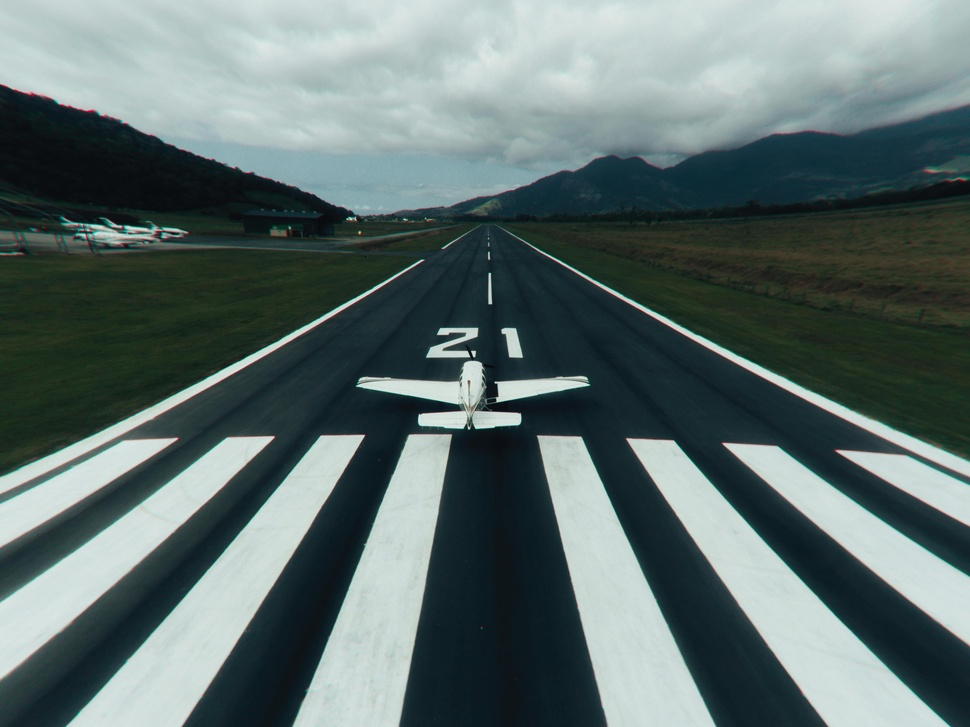
#> input picture a1.jpg, 970 x 727 px, shrunk from 3992 x 2992 before the run
$ python odev2a.py
#> lines starting #> are read from the running program, lines starting #| are printed output that depends on the picture; after the words box and inside, x2 and y2 are one past the last pixel; in counts of white or black regions, pixels touching at a corner belong together
import cv2
import numpy as np
import matplotlib.pyplot as plt

# Görüntüyü yükle
image = cv2.imread('a1.jpg')
#> image is the input picture: shape (727, 970, 3); mean B, G, R 109.2, 110.3, 94.2

# Gri tonlamalı görüntüye dönüştür
gray = cv2.cvtColor(image, cv2.COLOR_BGR2GRAY)
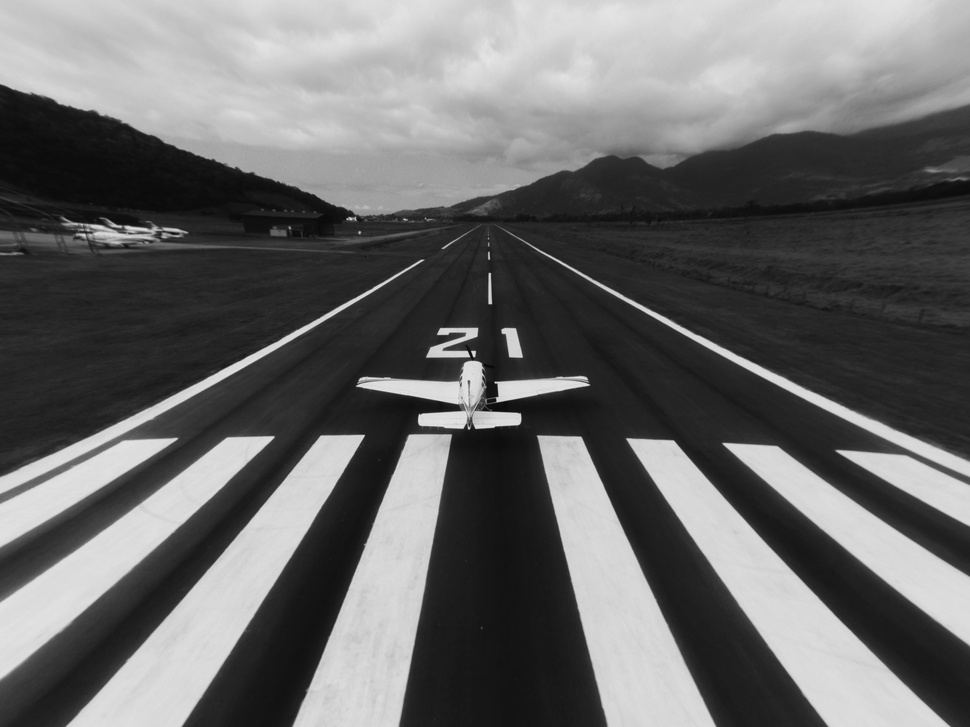
#> gray: shape (727, 970); min 6, max 233, mean 105.3

# Kenar tespiti için Canny algoritmasını uygula
edges = cv2.Canny(gray, 50, 150)
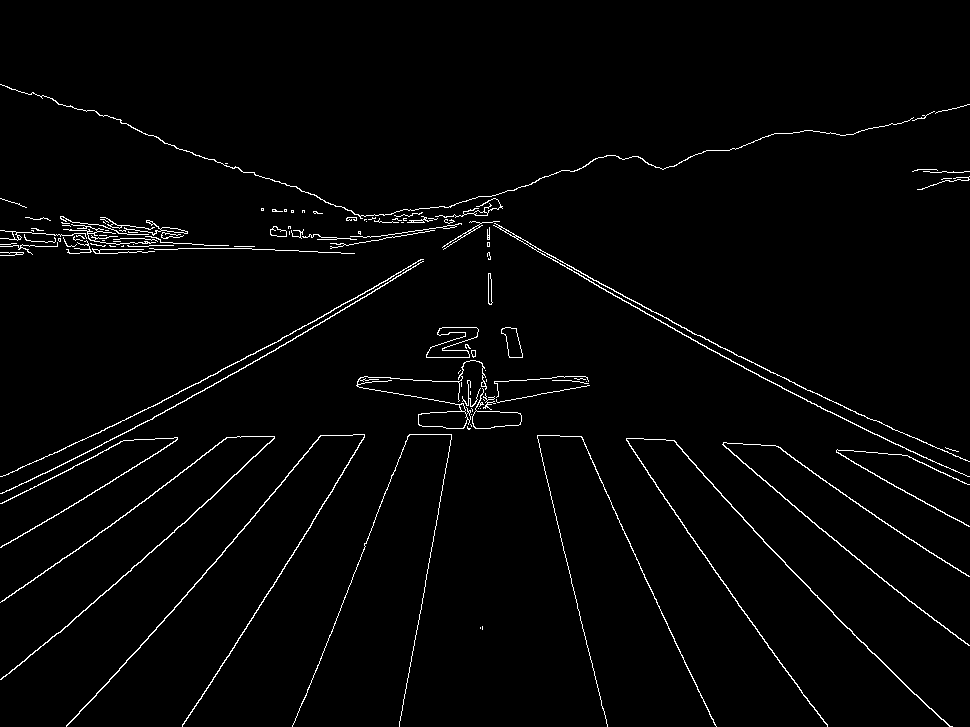
#> edges: shape (727, 970); 2.1% white in thin lines or dots, all inside (x1, y1, x2, y2) = (0, 84, 970, 727)

    # Gürültüyü azaltmak için Gaussian blur uygula
blurred = cv2.GaussianBlur(gray, (5, 5), 0)


# Hough Çizgi Dönüşümü ile çizgileri tespit et
lines = cv2.HoughLinesP(edges, rho=2, theta=np.pi/180, threshold=90, minLineLength=150, maxLineGap=30)
#> lines = 29 rows, first 6: [118, 671, 285, 479], [574, 272, 794, 394], [198, 383, 490, 222], [554, 512, 607, 726], [456, 203, 694, 334], [795, 384, 968, 461]


# Tespit edilen çizgileri görüntü üzerine çiz
for line in lines:
    x1, y1, x2, y2 = line[0]
    cv2.line(image, (x1, y1), (x2, y2), (0, 0, 255), 3)
#> this loop made 29 passes
#> (x1, y1, x2, y2) on passes 1 to 12: (118, 671, 285, 479), (574, 272, 794, 394), (198, 383, 490, 222), (554, 512, 607, 726), (456, 203, 694, 334), (795, 384, 968, 461), (406, 688, 470, 327), (783, 497, 941, 625), (182, 725, 310, 527), (152, 419, 379, 288), (60, 632, 242, 468), (648, 474, 791, 678)
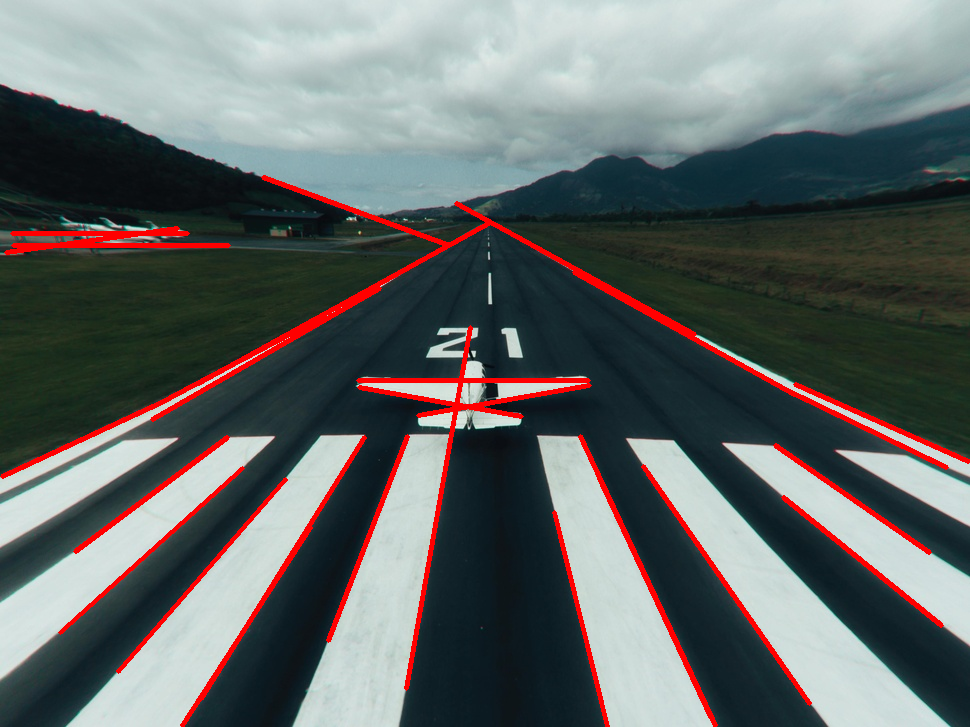
#> image: shape (727, 970, 3); 4.1% of pixels changed, all inside (x1, y1, x2, y2) = (0, 175, 970, 727)

# Görüntüyü matplotlib ile göster
plt.imshow(cv2.cvtColor(image, cv2.COLOR_BGR2RGB))
plt.title('Detected Lanes')
plt.axis('off')
plt.show()

$ run again, with say.jpg copied over a1.jpg
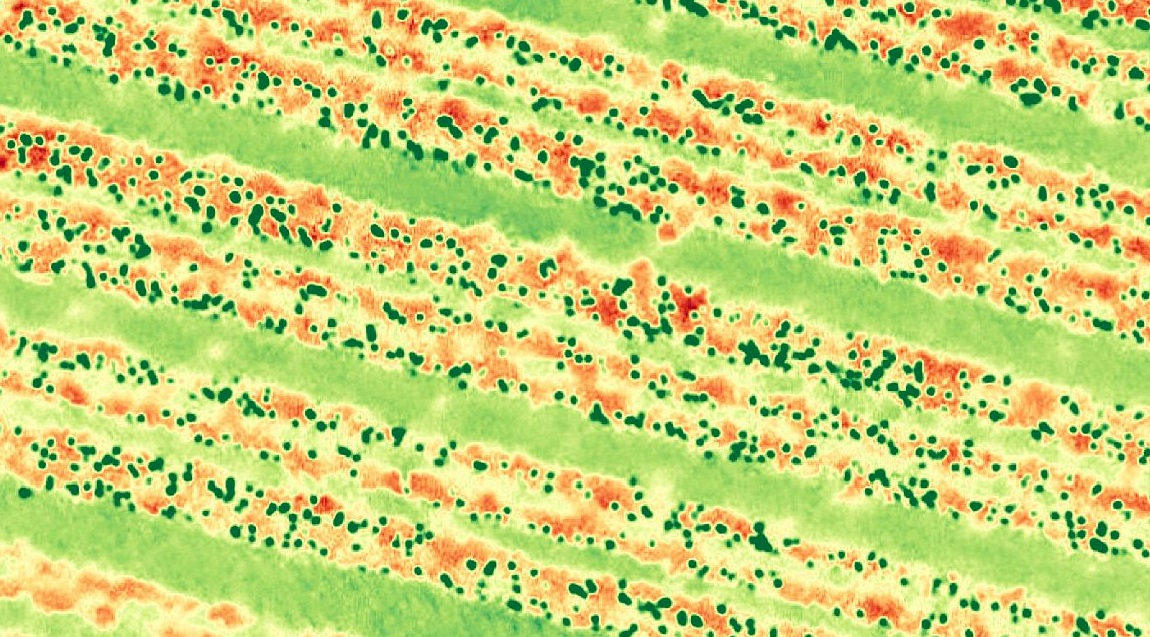
#> input picture say.jpg, 1150 x 637 px
#> image is the input picture: shape (637, 1150, 3); mean B, G, R 117.4, 209.8, 199
#> `edges = cv2.Canny(gray, 50, 150)`:
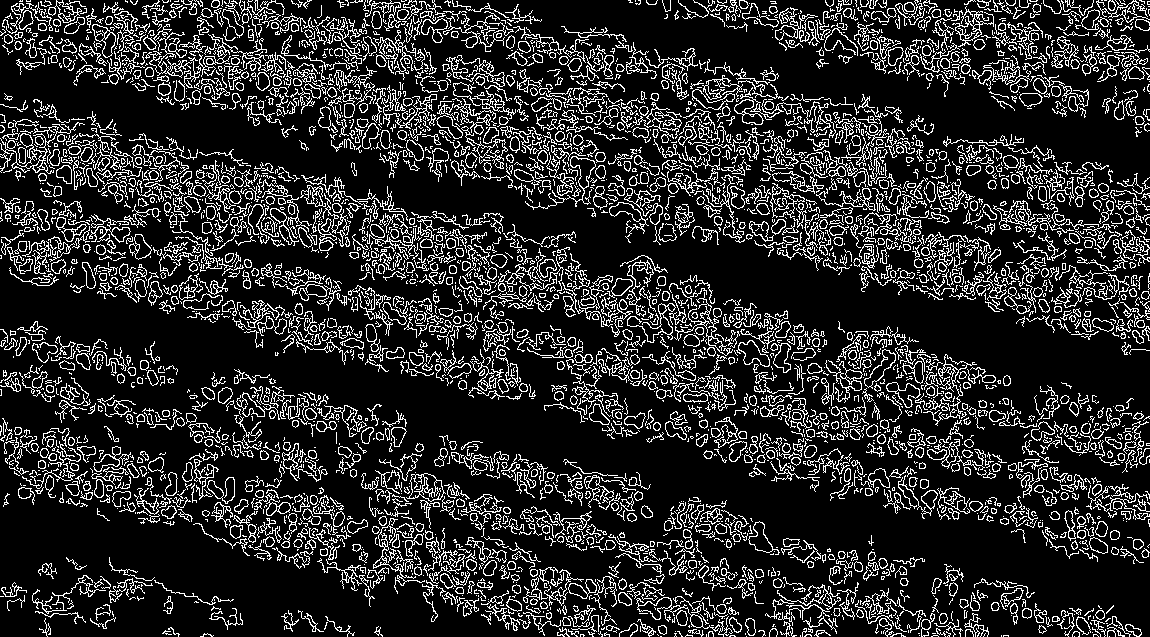
#> edges: shape (637, 1150); 16.7% white in thin lines or dots
#> lines = 745 rows, first 6: [11, 7, 1148, 291], [2, 26, 886, 263], [1, 212, 1149, 498], [14, 13, 1148, 296], [4, 163, 1148, 448], [806, 131, 1145, 184]
#> the loop `for line in lines:` made 745 passes
#> after the loop `for line in lines:`:
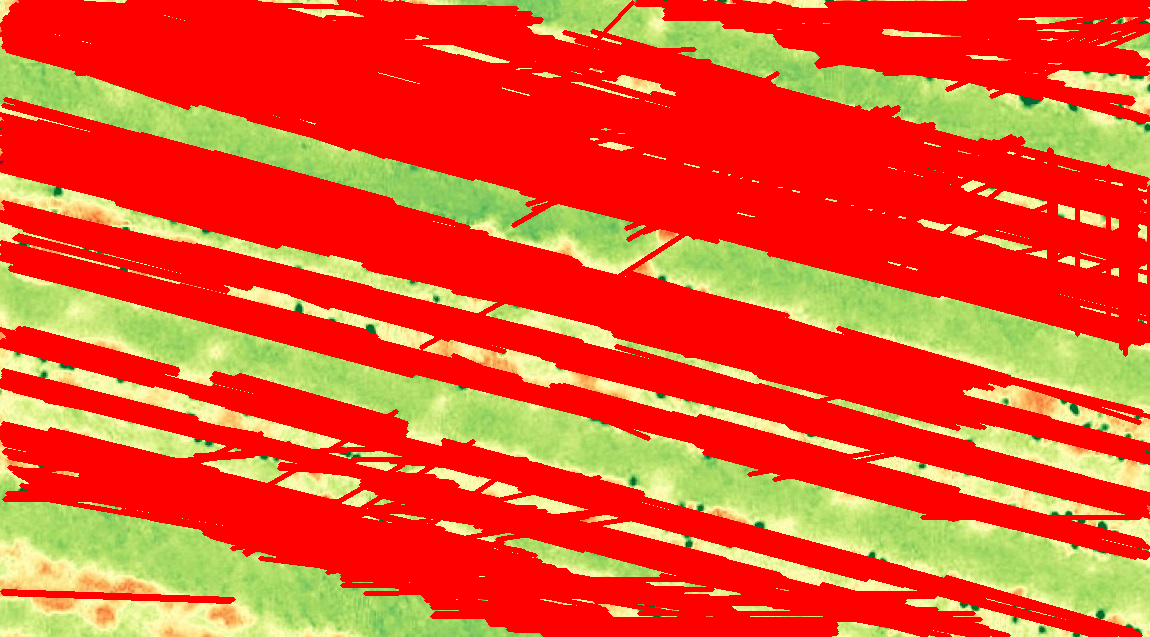
#> image: shape (637, 1150, 3); mean B, G, R 43.4, 80.9, 233.2
